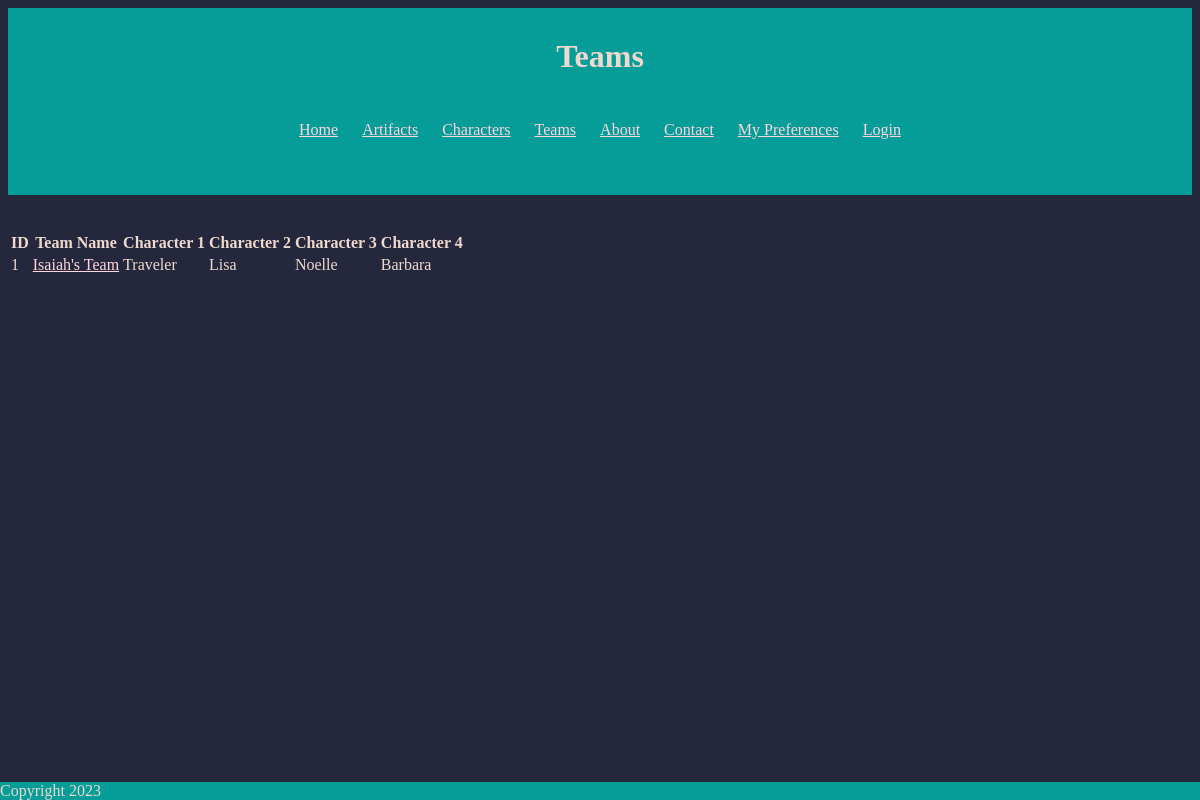
The app's page /Teams/TeamList.php with its own data.
### tables this page shows
CREATE TABLE IF NOT EXISTS Teams(
	TeamID int not null auto_increment primary key,
    TeamName varchar(50) not null,
    Info varchar(225),
    CharacterId1 int not null,
    CharacterId2 int not null,
    CharacterId3 int not null,
    CharacterId4 int not null,
    isActive tinyint default 1
);

CREATE TABLE IF NOT EXISTS Characters(
	CharacterID int not null auto_increment primary key,
    CharacterName varchar(45) not null,
    CharacterLevel int DEFAULT 1,
    Element varchar(10) not null,
    ConstellationLevel int DEFAULT 1,
    StarRating int,
    WeaponType varchar(25),
    ArtifactId int,
    ImageId int,
	isActive tinyint default 1,
    Obtained bool DEFAULT false
);

### dbConnector.php (called while the page is built, shortened)
<?php
function GetTeams($dbConn)
{
    $query = "SELECT team.TeamID, team.TeamName, team.Info, cha1.CharacterName, cha2.CharacterName, cha3.CharacterName, cha4.CharacterName
            FROM Teams team LEFT JOIN Characters cha1 ON team.CharacterId1 = cha1.CharacterID
            LEFT JOIN Characters cha2 ON team.CharacterId2 = cha2.CharacterID
            LEFT JOIN Characters cha3 ON team.CharacterId3 = cha3.CharacterID
            LEFT JOIN Characters cha4 ON team.CharacterId4 = cha4.CharacterID WHERE team.isActive = 1";
    return @mysqli_query($dbConn, $query);
}
?>

### Teams/TeamList.php (the view, shortened to what this page needs)
<?php
include_once "../MyHeader.php";
$teams = GetTeams($myDbConn);
?>
<table>
    <tr>
        <th>ID</th>
        <th>Team Name</th>
        <th>Character 1</th>
        <th>Character 2</th>
        <th>Character 3</th>
        <th>Character 4</th>
    </tr>
    <?php
    while ($data = mysqli_fetch_row($teams)) {
        echo "<tr>
                <td>
                    " . $data[0] . "
                </td>
                <td>
                    <a href=\"Team.php?TeamID=" . $data[0] . "\" >
                        " . $data[1] . "
                    </a>
                </td>
                <td>"
                    . $data[3] .
                "</td>
                <td>"
                    . $data[4] .
                "</td>
                <td>"
                    . $data[5] .
                "</td>
                <td>"
                    . $data[6] .
                "</td>
            </tr>";
    }
    ?>
</table>
<?php
include_once "..\MyFooter.php";
?>

### myStyle1.css (style rules this page uses)
a:link { color: #FFD6E0; }

### records on screen
teams: TeamID "1", TeamName "Isaiah's Team", characters.CharacterName "Traveler", characters.CharacterName "Lisa", characters.CharacterName "Noelle", characters.CharacterName "Barbara"

### other values on screen
$myHeader "Teams"
